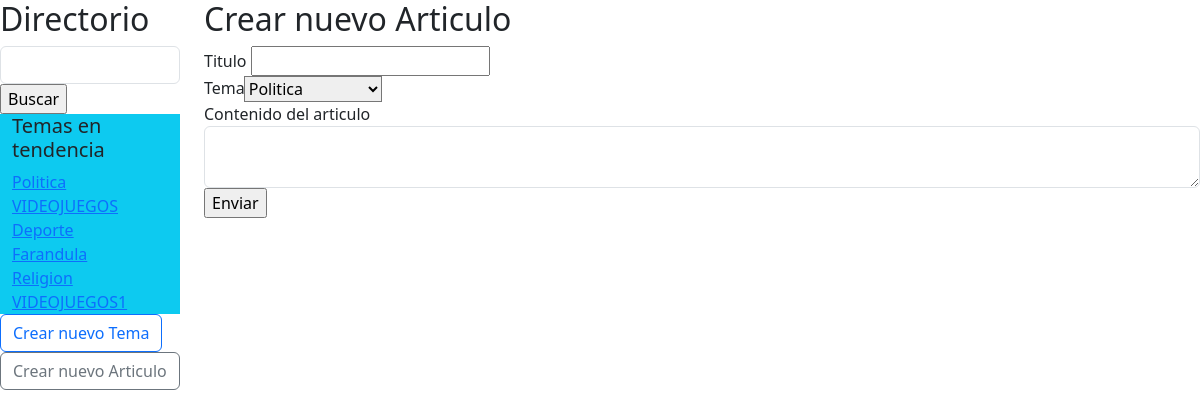
Screenshot of /nuevoArticulo with the database file from the repository.
### wikiApp/models.py (models this page shows)
class tema(models.Model):
    tituloTema = models.CharField(max_length=128, null=True, blank=True)
    descripcionTema = models.CharField(max_length=512, null=True, blank=True)

### wikiApp/views.py (the view, shortened to what this page needs)
# urls.py: path('nuevoArticulo',views.nuevoArticulo, name='nuevoArticulo'),
def nuevoArticulo(request):
    listaTema = tema.objects.all().order_by('id')
    return render(request,'nuevoArticulo.html',{
        'listaTema':listaTema
    })

### wikiApp/templates/nuevoArticulo.html (shortened to what this page needs)
{% extends "layout.html" %}
{% block contenido %}
    <h2>Crear nuevo Articulo</h2>
    <form class="row" method="post" action="{% url 'wikiApp:nuevoArticulo' %}" >
        <div>
            <label>Titulo</label>
            <input type="text" name="tituloArticulo">
        </div>
        <div class="input-group">
            <label>Tema</label>
            <select class="custom-select" name="nombreTema" required>
                {% for teaminfo in listaTema %}
                    <option value="{{ teaminfo.id }}">{{ teaminfo.tituloTema }}</option>
                {% endfor %}
            </select>
        </div>
        <div>
            <label>Contenido del articulo</label>
            <textarea class="form-control" name="contenidoArticulo"></textarea>
        </div>
        <div>
            <input type="submit" class="btb btn-success" value="Enviar">
        </div>
    </form>
{% endblock %}

### wikiApp/templates/layout.html (shortened to what this page needs)
{% load static %}
<!DOCTYPE html>
<html lang="en">
<head>
    <link href="https://cdn.jsdelivr.net/npm/bootstrap@5.3.3/dist/css/bootstrap.min.css" rel="stylesheet">
</head>
<body>
    <div class="row">
        <div class="col-lg-2">
            <h2>Directorio</h2>
            <form action="">
                <input type="text"class="form-control">
                <input type="submit" class="btb btn-success" value="Buscar">
            </form>
            <div class="container bg-info">
                <h5>Temas en tendencia</h5>
                {% for teaminfo in listaTema %}
                    <div>
                        <a href="{% url 'wikiApp:vistaArticulo' teaminfo.id %}">{{ teaminfo.tituloTema }}</a>
                    </div>
                {% endfor %}
            </div>
            <div>
                <a class="btn btn-outline-primary" href="{% url 'wikiApp:nuevoTema' %}" role="button">Crear nuevo Tema</a>
            </div>
            <div>
                <a class="btn btn-outline-secondary" href="{% url 'wikiApp:nuevoArticulo' %}" role="button">Crear nuevo Articulo</a>
            </div>
        </div>
        <div class="col-lg-10">
            {% block contenido%}
            {% endblock %}
        </div>
    </div>
</body>
</html>

### rows the page displays
tema: tituloTema "Politica"
tema: tituloTema "VIDEOJUEGOS"
tema: tituloTema "Deporte"
tema: tituloTema "Farandula"
tema: tituloTema "Religion"
tema: tituloTema "VIDEOJUEGOS1"

### other values shown
form field nombreTema "Politica"
